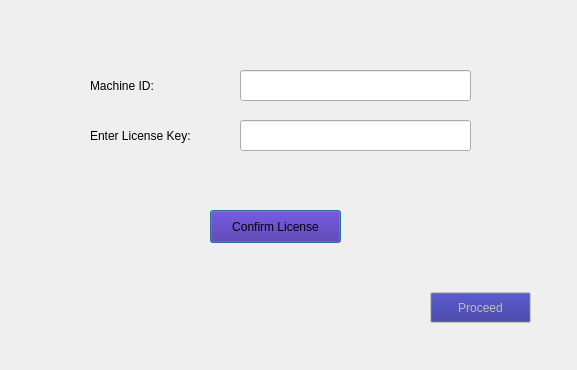
<?xml version="1.0" encoding="UTF-8"?>
<ui version="4.0">
 <class>ActivationWidget</class>
 <widget class="QDialog" name="ActivationWidget">
  <property name="geometry">
   <rect>
    <x>0</x>
    <y>0</y>
    <width>577</width>
    <height>370</height>
   </rect>
  </property>
  <property name="windowTitle">
   <string>Dialog</string>
  </property>
  <widget class="QLabel" name="EnterKey">
   <property name="geometry">
    <rect>
     <x>90</x>
     <y>120</y>
     <width>131</width>
     <height>31</height>
    </rect>
   </property>
   <property name="text">
    <string>Enter License Key:</string>
   </property>
  </widget>
  <widget class="QLabel" name="MachID">
   <property name="geometry">
    <rect>
     <x>90</x>
     <y>70</y>
     <width>111</width>
     <height>31</height>
    </rect>
   </property>
   <property name="text">
    <string>Machine ID:</string>
   </property>
  </widget>
  <widget class="QLineEdit" name="ActivationKey">
   <property name="geometry">
    <rect>
     <x>240</x>
     <y>120</y>
     <width>231</width>
     <height>31</height>
    </rect>
   </property>
   <property name="text">
    <string/>
   </property>
  </widget>
  <widget class="QPushButton" name="ConfirmLicense">
   <property name="enabled">
    <bool>true</bool>
   </property>
   <property name="geometry">
    <rect>
     <x>210</x>
     <y>210</y>
     <width>131</width>
     <height>33</height>
    </rect>
   </property>
   <property name="palette">
    <palette>
     <active>
      <colorrole role="Button">
       <brush brushstyle="SolidPattern">
        <color alpha="255">
         <red>64</red>
         <green>27</green>
         <blue>157</blue>
        </color>
       </brush>
      </colorrole>
     </active>
     <inactive>
      <colorrole role="Button">
       <brush brushstyle="SolidPattern">
        <color alpha="255">
         <red>64</red>
         <green>27</green>
         <blue>157</blue>
        </color>
       </brush>
      </colorrole>
     </inactive>
     <disabled>
      <colorrole role="Button">
       <brush brushstyle="SolidPattern">
        <color alpha="255">
         <red>64</red>
         <green>27</green>
         <blue>157</blue>
        </color>
       </brush>
      </colorrole>
     </disabled>
    </palette>
   </property>
   <property name="text">
    <string>Confirm License</string>
   </property>
  </widget>
  <widget class="QPushButton" name="StartApp">
   <property name="enabled">
    <bool>false</bool>
   </property>
   <property name="geometry">
    <rect>
     <x>430</x>
     <y>292</y>
     <width>101</width>
     <height>31</height>
    </rect>
   </property>
   <property name="palette">
    <palette>
     <active>
      <colorrole role="WindowText">
       <brush brushstyle="SolidPattern">
        <color alpha="255">
         <red>253</red>
         <green>254</green>
         <blue>255</blue>
        </color>
       </brush>
      </colorrole>
      <colorrole role="Button">
       <brush brushstyle="SolidPattern">
        <color alpha="255">
         <red>37</red>
         <green>37</green>
         <blue>145</blue>
        </color>
       </brush>
      </colorrole>
     </active>
     <inactive>
      <colorrole role="WindowText">
       <brush brushstyle="SolidPattern">
        <color alpha="255">
         <red>253</red>
         <green>254</green>
         <blue>255</blue>
        </color>
       </brush>
      </colorrole>
      <colorrole role="Button">
       <brush brushstyle="SolidPattern">
        <color alpha="255">
         <red>37</red>
         <green>37</green>
         <blue>145</blue>
        </color>
       </brush>
      </colorrole>
     </inactive>
     <disabled>
      <colorrole role="WindowText">
       <brush brushstyle="SolidPattern">
        <color alpha="255">
         <red>110</red>
         <green>113</green>
         <blue>117</blue>
        </color>
       </brush>
      </colorrole>
      <colorrole role="Button">
       <brush brushstyle="SolidPattern">
        <color alpha="255">
         <red>37</red>
         <green>37</green>
         <blue>145</blue>
        </color>
       </brush>
      </colorrole>
     </disabled>
    </palette>
   </property>
   <property name="contextMenuPolicy">
    <enum>Qt::PreventContextMenu</enum>
   </property>
   <property name="text">
    <string>Proceed</string>
   </property>
  </widget>
  <widget class="QLineEdit" name="MachineID">
   <property name="geometry">
    <rect>
     <x>240</x>
     <y>70</y>
     <width>231</width>
     <height>31</height>
    </rect>
   </property>
  </widget>
 </widget>
 <tabstops>
  <tabstop>ActivationKey</tabstop>
 </tabstops>
 <resources/>
 <connections/>
</ui>
